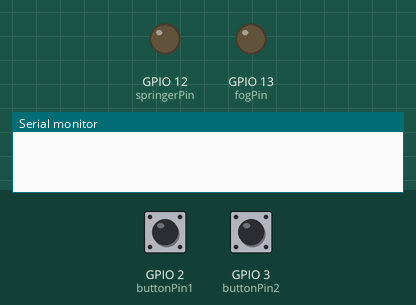
Bench run of a sketch on a simulated ESP32. Shown: output pins drawn as LEDs (lit = HIGH), the last lines printed to the serial monitor. Inputs (shaded band) come from the test bench; at power-on: GPIO 2 (buttonPin1) LOW, GPIO 3 (buttonPin2) LOW. WiFi joins after 1.5 s; servers stay silent unless stated.

Above: at 3.0 s.
3.1 s: GPIO 2 (buttonPin1) pulled HIGH for 0.15 s
At 4.5 s:
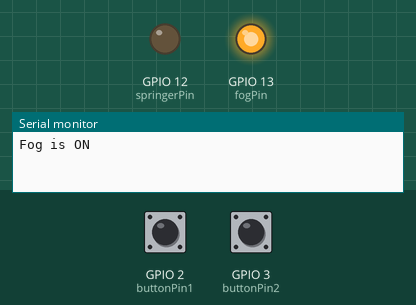
6.2 s: GPIO 3 (buttonPin2) pulled HIGH for 0.15 s
At 6.6 s:
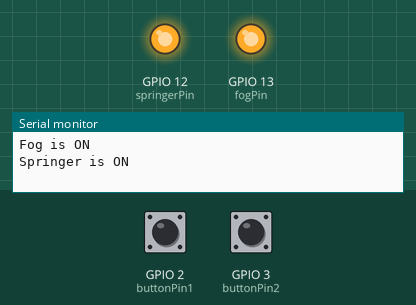
8.3 s: GPIO 3 (buttonPin2) pulled HIGH for 1 s
At 9.7 s:
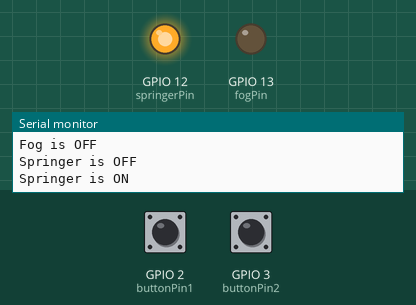
10.8 s: GPIO 2 (buttonPin1) pulled HIGH for 1 s
At 11.6 s:
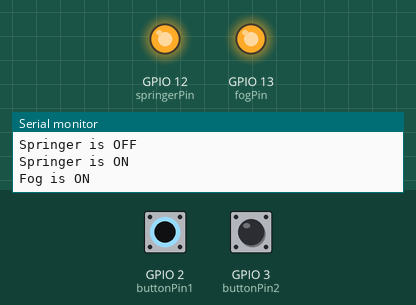
Timing chart, 0 to 13.8 s (numbered marks = the images above; inputs shaded):
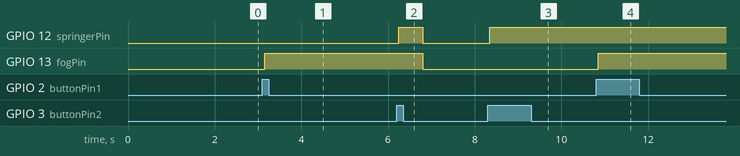

The sketch:

Blynk_Debounce_Push_Button.ino
```cpp
//Arduino - Debounce a Push Button

#define BLYNK_PRINT Serial
#include <WiFi.h>
#include <BlynkSimpleEsp32.h>
#include <SimpleTimer.h> // ไลบรารีสำหรับ BlynkTimer (ใน Blynk2 ใช้ BlynkTimer แทน SimpleTimer)

// กำหนดค่า Pin และตัวแปร
int fogPin = 13;         // ขา Fog
int springerPin = 12;    // ขา Springer
int buttonPin1 = 2;      // ปุ่ม 1
int buttonPin2 = 3;      // ปุ่ม 2
int buttonState1 = 0;
int buttonState2 = 0;
int lastButtonState1 = LOW;
int lastButtonState2 = LOW;

unsigned long lastDebounceTime1 = 0;
unsigned long lastDebounceTime2 = 0;
unsigned long debounceDelay = 50;

// Blynk และ WiFi
char auth[] = "YourAuthToken";
char ssid[] = "YourSSID";
char pass[] = "YourPassword";

// Blynk Timer
BlynkTimer timer;

// ฟังก์ชันควบคุม Fog และ Springer
void turnOnFog() {
  digitalWrite(fogPin, HIGH); // เปิด Fog
  Serial.println("Fog is ON");
  Blynk.virtualWrite(V1, 1);  // ส่งสถานะไปยัง Blynk
}

void turnOffFog() {
  digitalWrite(fogPin, LOW); // ปิด Fog
  Serial.println("Fog is OFF");
  Blynk.virtualWrite(V1, 0); // ส่งสถานะไปยัง Blynk
}

void turnOnSpringer() {
  digitalWrite(springerPin, HIGH); // เปิด Springer
  Serial.println("Springer is ON");
  Blynk.virtualWrite(V2, 1);       // ส่งสถานะไปยัง Blynk
}

void turnOffSpringer() {
  digitalWrite(springerPin, LOW); // ปิด Springer
  Serial.println("Springer is OFF");
  Blynk.virtualWrite(V2, 0);     // ส่งสถานะไปยัง Blynk
}

void setup()
{
  Serial.begin(9600);
  Blynk.begin(auth, ssid, pass);

  // ตั้งค่าขา Pin
  pinMode(fogPin, OUTPUT);
  pinMode(springerPin, OUTPUT);
  pinMode(buttonPin1, INPUT);
  pinMode(buttonPin2, INPUT);

  // ปิด Fog และ Springer เริ่มต้น
  digitalWrite(fogPin, LOW);
  digitalWrite(springerPin, LOW);

  // ตั้งเวลา (ตัวอย่าง: ปิด Fog และ Springer หลัง 5 วินาที)
  timer.setTimeout(5000L, turnOffFog);      // ปิด Fog หลัง 5 วินาที
  timer.setTimeout(5000L, turnOffSpringer); // ปิด Springer หลัง 5 วินาที
}

void loop()
{
  Blynk.run();
  timer.run(); // เรียกใช้ BlynkTimer

  // อ่านค่าปุ่มพร้อม debounce
  int reading1 = digitalRead(buttonPin1);
  int reading2 = digitalRead(buttonPin2);

  // ตรวจสอบการเปลี่ยนสถานะของปุ่ม 1
  if (reading1 != lastButtonState1) {
    lastDebounceTime1 = millis();
  }

  if ((millis() - lastDebounceTime1) > debounceDelay) {
    if (reading1 != buttonState1) {
      buttonState1 = reading1;

      if (buttonState1 == HIGH) {
        turnOnFog(); // เปิด Fog
      }
    }
  }

  // ตรวจสอบการเปลี่ยนสถานะของปุ่ม 2
  if (reading2 != lastButtonState2) {
    lastDebounceTime2 = millis();
  }

  if ((millis() - lastDebounceTime2) > debounceDelay) {
    if (reading2 != buttonState2) {
      buttonState2 = reading2;

      if (buttonState2 == HIGH) {
        turnOnSpringer(); // เปิด Springer
      }
    }
  }

  // บันทึกสถานะล่าสุดของปุ่ม
  lastButtonState1 = reading1;
  lastButtonState2 = reading2;
}
```

Measured:
- after the input at 3.1 s, GPIO 13 (fogPin): LOW → HIGH after 0.05 s
- after the input at 6.2 s, GPIO 12 (springerPin): LOW → HIGH after 0.05 s, → LOW 0.55 s later
- after the input at 8.3 s, GPIO 12 (springerPin): LOW → HIGH after 0.05 s
- after the input at 10.8 s, GPIO 13 (fogPin): LOW → HIGH after 0.05 s
